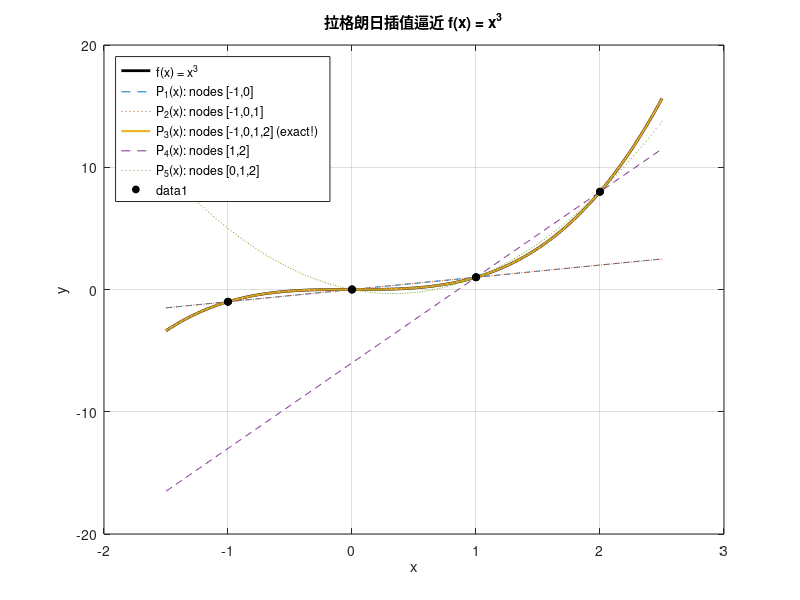

MATLAB code for this plot: (Note: this script raises an error after producing the figure.)
% lagrange_cubic.m
% 用拉格朗日插值逼近 f(x) = x^3

clear; clc; close all;

% 真值函数
f = @(x) x.^3;

% 定义绘图区间
x_plot = linspace(-1.5, 2.5, 400);
y_true = f(x_plot);

% 创建图形窗口
figure('Position', [100, 100, 800, 600]);
plot(x_plot, y_true, 'k-', 'LineWidth', 2, 'DisplayName', 'f(x) = x^3');
hold on;
grid on;
xlabel('x');
ylabel('y');
title('拉格朗日插值逼近 f(x) = x^3');
colors = lines(5);

%% 1. P1(x): 节点 x0=-1, x1=0 → 线性插值
x1 = [-1, 0];
y1 = f(x1);
% 拉格朗日基函数：L0 = (x - x1)/(x0 - x1), L1 = (x - x0)/(x1 - x0)
% => L0 = (x - 0)/(-1 - 0) = -x,  L1 = (x + 1)/(0 + 1) = x + 1
% P1(x) = y0*L0 + y1*L1 = (-1)*(-x) + 0*(x+1) = x
% —— 果然，P1(x) = x
P1_coeff = polyfit(x1, y1, 1);  % 等价于拉格朗日，更简洁
y_P1 = polyval(P1_coeff, x_plot);
plot(x_plot, y_P1, '--', 'Color', colors(1,:), 'DisplayName', 'P_1(x): nodes [-1,0]');

%% 2. P2(x): 节点 x0=-1, x1=0, x2=1 → 二次插值
x2 = [-1, 0, 1];


y2 = f(x2);
P2_coeff = polyfit(x2, y2, 2);
y_P2 = polyval(P2_coeff, x_plot);
plot(x_plot, y_P2, ':', 'Color', colors(2,:), 'DisplayName', 'P_2(x): nodes [-1,0,1]');

%% 3. P3(x): 节点 x0=-1, x1=0, x2=1, x3=2 → 三次插值（应精确等于 x^3！）
x3 = [-1, 0, 1, 2];
y3 = f(x3);  % [-1, 0, 1, 8]
P3_coeff = polyfit(x3, y3, 3);
y_P3 = polyval(P3_coeff, x_plot);
plot(x_plot, y_P3, '-', 'Color', colors(3,:), 'LineWidth', 1.5, ...
    'DisplayName', 'P_3(x): nodes [-1,0,1,2] (exact!)');

%% 4. P4(x): 节点 x0=1, x1=2 → 线性插值（右侧局部逼近）
x4 = [1, 2];
y4 = f(x4);  % [1, 8]
P4_coeff = polyfit(x4, y4, 1);
y_P4 = polyval(P4_coeff, x_plot);
plot(x_plot, y_P4, '--', 'Color', colors(4,:), 'DisplayName', 'P_4(x): nodes [1,2]');

%% 5. P5(x): 节点 x0=0, x1=1, x2=2 → 二次插值（右侧）
x5 = [0, 1, 2];
y5 = f(x5);  % [0, 1, 8]
P5_coeff = polyfit(x5, y5, 2);
y_P5 = polyval(P5_coeff, x_plot);
plot(x_plot, y_P5, ':', 'Color', colors(5,:), 'DisplayName', 'P_5(x): nodes [0,1,2]');

% 标出所有节点位置
all_nodes = [x1, x2, x3, x4, x5];
plot(all_nodes, f(all_nodes), 'ko', 'MarkerFaceColor', 'k', 'MarkerSize', 5);

% 图例
legend('Location', 'northwest');

% 输出多项式表达式（符号形式）
syms x;
fprintf('=== 插值多项式表达式 ===\n');
fprintf('P1(x) = %s\n', char(vpa(poly2sym(P1_coeff, x), 4)));
fprintf('P2(x) = %s\n', char(vpa(poly2sym(P2_coeff, x), 4)));
fprintf('P3(x) = %s  (等于 x^3)\n', char(vpa(poly2sym(P3_coeff, x), 4)));
fprintf('P4(x) = %s\n', char(vpa(poly2sym(P4_coeff, x), 4)));
fprintf('P5(x) = %s\n', char(vpa(poly2sym(P5_coeff, x), 4)));

% 验证 P3(x) 是否等于 x^3
if isequal(round(P3_coeff, 10), round([1, 0, 0, 0], 10))
    fprintf('\n✅ P3(x) 精确等于 x^3！（因 f 是三次多项式，4点唯一确定）\n');
end